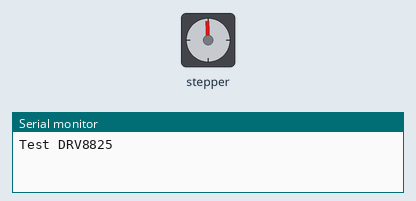
Simulated run of this sketch. Board: Arduino Uno, built with avr-gcc and run on an emulated ATmega328P. On the bench: stepper motor, the last lines printed to the serial monitor. Wiring (inferred from the names in the program): stepper motor driver (200 steps per turn assumed): step pin 9; direction pin 8; enable pin 13. At 3.5 s the program stops and its outputs stay as they are.

Above: at 1.35 s.
At 1.95 s:
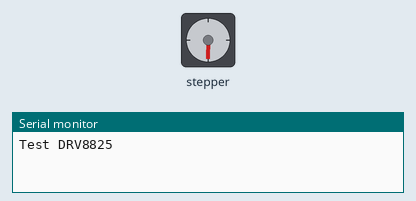
At 2.5 s:
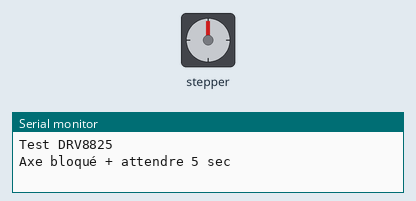
Timing chart, 0 to 4.0 s (numbered marks = the images above):
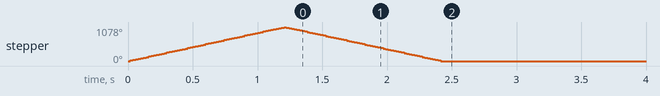

The sketch:

hightSpeed.ino
```cpp
// (licence header left out)
#define pinEnable 13 // Activation du driver/pilote
#define pinStep    9 // Signal de PAS (avancement)
#define pinDir     8 // Direction


void setup(){
  Serial.begin(9600);
  Serial.println("Test DRV8825");

  pinMode( pinEnable, OUTPUT );
  pinMode( pinDir   , OUTPUT );
  pinMode( pinStep  , OUTPUT );
}

void loop(){
  int i = 0;

  digitalWrite( pinDir   , HIGH); // Direction avant
  digitalWrite( pinStep  , LOW);  // Initialisation de la broche step

  // Avance de 200 pas
  for( i=0; i<600; i++){
    digitalWrite( pinStep, HIGH );
    delayMicroseconds( 1000 );
    digitalWrite( pinStep, LOW );
    delayMicroseconds( 1000 );
  }

  // Changer de direction
  digitalWrite( pinDir   , LOW); // Direction avant

  // Refaire 200 pas dans l'autre sens
  for( i=0; i<600; i++){
    digitalWrite( pinStep, HIGH );
    delay( 1);
    digitalWrite( pinStep, LOW );
    delay( 1 );
  }

  // Pas de step et pas d'ordre...
  //   l'axe du moteur est donc bloqué
  Serial.println("Axe bloqué + attendre 5 sec");
  delay( 1000 );

  // déblocage de l'axe moteur
  Serial.println("Deblocage axe");
  digitalWrite( pinEnable, HIGH ); // logique inversée

  // Fin et blocage du programme
  // Presser reset pour recommander
  Serial.println("Fin de programme");
  while( true );
}
```

Measured:
- by itself, stepper: turns 1078° clockwise in 1.2 s, then 1078° counter-clockwise in 1.2 s
